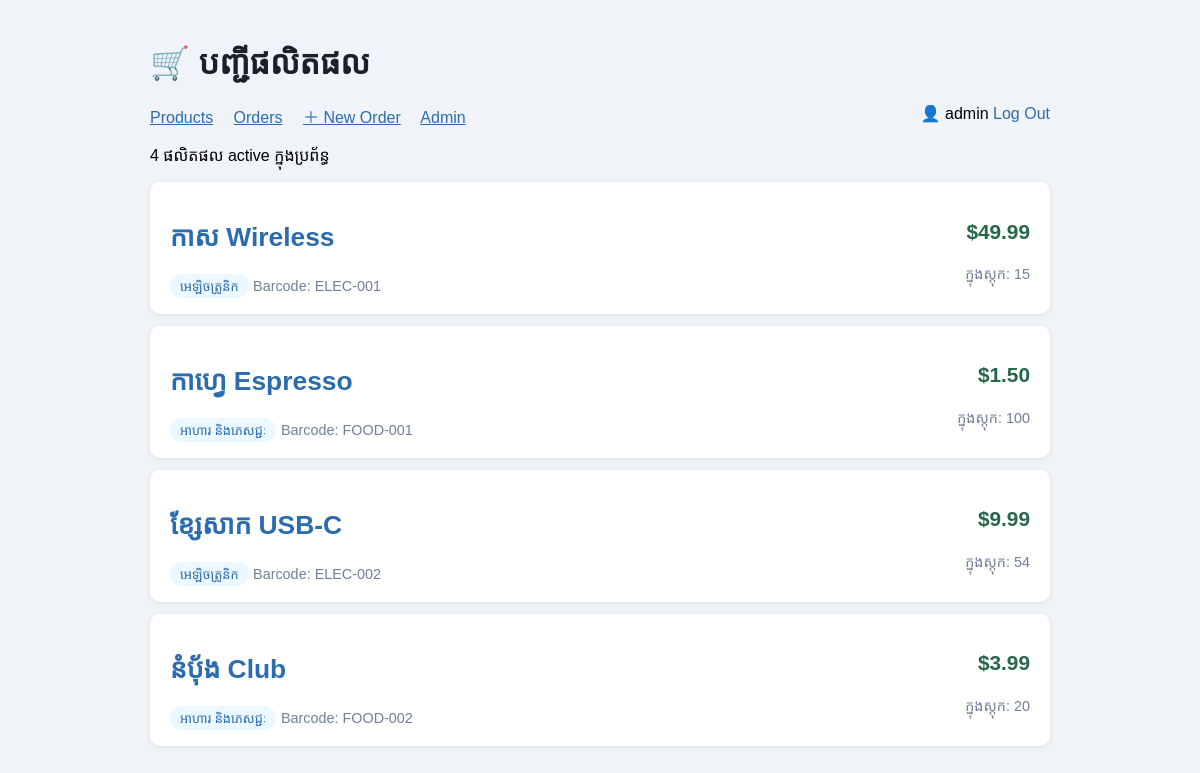
Screenshot of /sales/products/ (signed in) with the database file from the repository.
### sales/models.py (models this page shows, shortened)
class Product(models.Model):
    CATEGORY_CHOICES = [
        ('food',        'អាហារ និងភេសជ្ជៈ'),
        ('electronics', 'អេឡិចត្រូនិក'),
        ('clothing',    'សម្លៀកបំពាក់'),
        ('household',   'គ្រឿងសង្ហារឹម'),
        ('other',       'ផ្សេងៗ'),
    ]
    name       = models.CharField(max_length=200)
    category   = models.CharField(max_length=20, choices=CATEGORY_CHOICES)
    price      = models.DecimalField(max_digits=8, decimal_places=2)   # ឧ. 12.99
    stock      = models.PositiveIntegerField(default=0)                # ចំនួនក្នុងស្តុក
    barcode    = models.CharField(max_length=50, unique=True, blank=True)
    is_active  = models.BooleanField(default=True)                     # លាក់ទំនិញឈប់លក់
    class Meta:
        ordering = ['name']

### sales/views.py (the view)
# urls.py: path('products/',              views.product_list,   name='product_list'),
@login_required
def product_list(request):
    products = Product.objects.filter(is_active=True)
    return render(request, 'sales/product_list.html', {'products': products})

### sales/templates/sales/product_list.html (shortened to what this page needs)
<!DOCTYPE html>
<html lang="km">
<head>
</head>
<body>
    <h1>🛒 បញ្ជីផលិតផល</h1>
    <nav>
    <a href="/sales/products/">Products</a>
    <a href="/sales/orders/">Orders</a>
    <a href="/sales/orders/new/">＋ New Order</a>
    <a href="/admin/">Admin</a>
    <span style="float:right">
        👤 {{ request.user.username }}
        <form method="post" action="/accounts/logout/" style="display:inline">
            <button type="submit" style="background:none;border:none;color:#2b6cb0;cursor:pointer;padding:0;font-size:1em">
                Log Out
            </button>
        </form>
    </span>
</nav>
    <p>{{ products|length }} ផលិតផល active ក្នុងប្រព័ន្ធ</p>
    {% for product in products %}
    <div class="product-card">
        <div>
            <h2><a href="/sales/products/{{ product.pk }}/">{{ product.name }}</a></h2>
            <span class="badge">{{ product.get_category_display }}</span>
            {% if product.barcode %}
            <span class="stock">Barcode: {{ product.barcode }}</span>
            {% endif %}
        </div>
        <div style="text-align:right">
            <p class="price">${{ product.price }}</p>
            {% if product.stock <= 5 %}
            <p class="low">⚠️ ស្តុកទាប: {{ product.stock }} នៅសល់</p>
            {% else %}
            <p class="stock">ក្នុងស្តុក: {{ product.stock }}</p>
            {% endif %}
        </div>
    </div>
    {% empty %}
    <p class="empty">មិនទាន់មានផលិតផលទេ — បន្ថែមតាម <a href="/admin/">ផ្ទាំង admin</a>!</p>
    {% endfor %}
</body>
</html>

### sales/templates/sales/product_list.html (style rules this page uses)
body { font-family: Arial, sans-serif; max-width: 900px; margin: 40px auto; padding: 0 20px; background: #f0f4f8; }
h1 { color: #1a202c; }
.product-card { background: white; border-radius: 10px; padding: 16px 20px; margin: 12px 0; box-shadow: 0 2px 6px rgba(0,0,0,0.08); display: flex; justify-content: space-between; align-items: center; }
.product-card h2 a { text-decoration: none; color: #2b6cb0; font-size: 1.1em; }
.badge { display: inline-block; padding: 3px 10px; border-radius: 12px; font-size: 0.8em; background: #ebf8ff; color: #2b6cb0; }
.price { font-size: 1.3em; font-weight: bold; color: #276749; }
.stock { font-size: 0.9em; color: #718096; }
nav a { margin-right: 16px; color: #2b6cb0; }

### rows the page displays
Product: name "កាស Wireless", category "អេឡិចត្រូនិក", barcode "ELEC-001", price "49.99", stock "15"
Product: name "កាហ្វេ Espresso", category "អាហារ និងភេសជ្ជៈ", barcode "FOOD-001", price "1.50", stock "100"
Product: name "ខ្សែសាក USB-C", category "អេឡិចត្រូនិក", barcode "ELEC-002", price "9.99", stock "54"
Product: name "នំប៉័ង Club", category "អាហារ និងភេសជ្ជៈ", barcode "FOOD-002", price "3.99", stock "20"

### other values shown
{{ request.user.username }} "admin"
{{ products|length }} "4"
